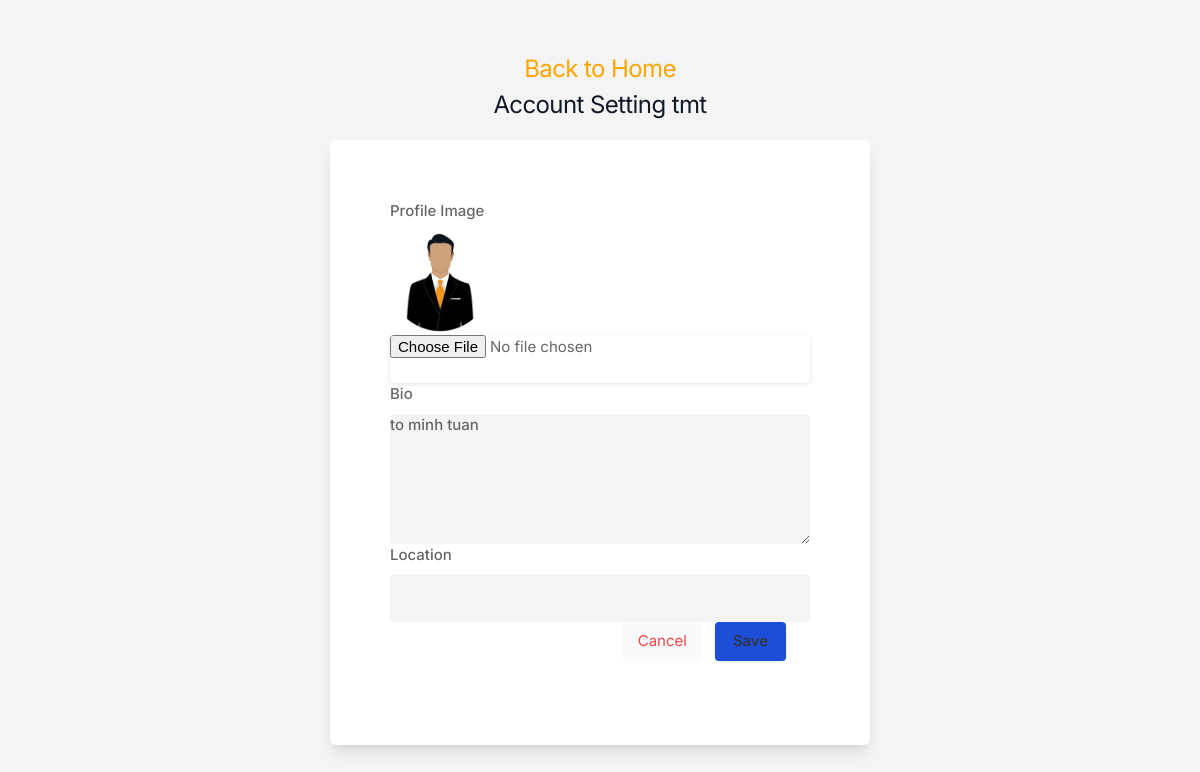
Screenshot of /settings (signed in) with the database file from the repository.
### core/models.py (models this page shows, shortened)
class Profile(models.Model):
    user = models.OneToOneField(User, on_delete=models.CASCADE)
    userId = models.IntegerField()
    userName = models.CharField(
        max_length=100, default="usernamedefaut", unique=True)
    bio = models.TextField(blank=True)
    profileimage = models.ImageField(
        upload_to="profile_images", default="defaultimg.jpg")
    location = models.CharField(max_length=100,  blank=True)
    indexes = [
        models.Index(fields=['userName', ]),
    ]

### core/views.py (the view, shortened to what this page needs)
# urls.py: path("settings", views.settings, name="settings"),
@login_required
def settings(request):
    userProfile = Profile.objects.get(user=request.user)
    return render(request, 'setting.html', {'userProfile': userProfile})

### templates/setting.html (shortened to what this page needs)
{% load static %}
<!DOCTYPE html>
<html lang="en">
  <head>
    <link rel="stylesheet" href="{% static 'assets/css/icons.css' %}" />
    <link rel="stylesheet" href="{% static 'assets/css/uikit.css' %}" />
    <link rel="stylesheet" href="{% static 'assets/css/style.css' %}" />
    <link rel="stylesheet" href="{% static 'assets/css/tailwind.css' %}" />
  </head>
  <body>
    <div
      style="
        margin: 0 auto;
        align-items: center;
        display: flex;
        justify-content: center;
        flex-direction: column;
      "
      class="container"
    >
      <h1
        style="color: orange; text-align: left"
        class="text-2xl leading-none text-gray-900 tracking-tight mt-3"
      >
        <a href="/" style="text-align: left">Back to Home</a>
      </h1>
      <h1 class="text-2xl leading-none text-gray-900 tracking-tight mt-3">
        Account Setting {{user.username}}
      </h1>
      <br />
      <div style="width: 60%">
        <form action="" method="POST" enctype="multipart/form-data">
          <div class="">
            <div class="bg-white rounded-md lg:shadow-lg shadow" style="padding: 60px 60px">
              <div class="">
                <div class="col-span-2">
                  <label for=""> Profile Image</label>
                  <img
                    width="100px"
                    height="100px"
                    src="{{userProfile.profileimage.url}}"
                    alt=""
                  />
                  <input type="file" name="image" />
                </div>
                <div class="col-span-2">
                  <label for="about">Bio</label>
                  <textarea
                    id="about"
                    name="bio"
                    rows="3"
                    class="shadow-none bg-gray-100"
                  >
{{userProfile.bio}}</textarea
                  >
                </div>
                <div class="col-span-2">
                  <label for=""> Location</label>
                  <input
                    name="location"
                    type="text"
                    placeholder=""
                    value="{{userProfile.location}}"
                    class="shadow-none bg-gray-100"
                  />
                </div>
              </div>
              <div class="bg-gray-10 p-6 pt-0 flex justify-end space-x-3">
                <button class="p-2 px-4 rounded bg-gray-50 text-red-500">
                  Cancel
                </button>
                <button type="submit" class="button bg-blue-700">Save</button>
              </div>
            </div>
            <br />
          </div>
        </form>
      </div>
    </div>
  </body>
</html>

### static/assets/css/style.css (style rules this page uses)
body { background-color: #f4f4f4 !important; }
button { vertical-align: middle; }
span.button, button.button { border: 2px solid; top: 0; color: #333; position: relative; padding: 8px 18px; line-height: 22px; position: relative; font-weight: 500; font-size: 15px; display: inline-block; -webkit-transition: all 0.2s ease-in-out; transition: all 0.2s ease-in-out; cursor: pointer; overflow: hidden; border: none; border-radius: 4px; -webkit-box-shadow: 0 1px 3px rgba(0, 0, 0, 0.1); box-shadow: 0 1px 3px rgba(0, 0, 0, 0.1); }
input { height: 48px; line-height: 48px; padding: 0 20px; outline: none; font-size: 15px; color: #808080; max-width: 100%; width: 100%; -webkit-box-sizing: border-box; box-sizing: border-box; display: block; font-weight: 400; opacity: 1; border-radius: 4px; border: none; -webkit-box-shadow: 0 1px 4px 0px rgba(0, 0, 0, 0.12); box-shadow: 0 1px 4px 0px rgba(0, 0, 0, 0.12); }
input[type="text"], input[type="password"], input[type="email"], input[type="number"] { height: 48px; line-height: 48px; padding: 0 20px; outline: none; font-size: 15px; color: #808080; max-width: 100%; width: 100%; -webkit-box-sizing: border-box; box-sizing: border-box; display: block; font-weight: 400; opacity: 1; border-radius: 4px; border: none; -webkit-box-shadow: 0 1px 4px 0px rgba(0, 0, 0, 0.12); box-shadow: 0 1px 4px 0px rgba(0, 0, 0, 0.12); }
textarea { height: 48px; line-height: 48px; padding: 0 20px; outline: none; font-size: 15px; color: #808080; margin: 0 0 16px 0; max-width: 100%; width: 100%; -webkit-box-sizing: border-box; box-sizing: border-box; display: block; background-color: #fff; font-weight: 500; opacity: 1; border-radius: 4px; border: none; -webkit-box-shadow: 0 1px 4px 0px rgba(0, 0, 0, 0.12); box-shadow: 0 1px 4px 0px rgba(0, 0, 0, 0.12); }
input { -webkit-transition: all 0.1s ease-in-out; transition: all 0.1s ease-in-out; }
::placeholder { color: #808080; opacity: 1; }
textarea { height: auto; line-height: 27px; padding: 20px; min-height: 130px; -webkit-transition: none !important; transition: none !important; min-width: 100%; }
label, legend { display: block; font-weight: bold; font-size: 15px; font-weight: 500; margin-bottom: 8px; }
button { border: none; margin: 0; padding: 0; width: auto; overflow: visible; background: transparent; color: inherit; font: inherit; line-height: normal; cursor: pointer; }
a { -webkit-transition: 0.3s; transition: 0.3s; outline: none !important; }
button { outline: none !important; }
img { max-width: 100%; }
body { color: #666; font-size: 15px; line-height: 27px; background-color: #f0f2f5; font-family: "Inter", sans-serif; text-transform: none; }
h1, h2, h3, h4, h5, h6 { font-family: "Inter", sans-serif; text-transform: none; }
input[type="text"], input[type="password"], input[type="email"] { font-family: "Inter", sans-serif; text-transform: none; }
textarea, select { font-family: "Inter", sans-serif; text-transform: none; }
button, body .pac-container { font-family: "Inter", sans-serif; text-transform: none; }
h1, h2, h3, h4, h5, h6 { color: #333; font-weight: 500; margin: 0; padding: 0; }
h1 { font-size: 32px; }
@media (min-width: 1024px) { .container { max-width: 900px !important; padding-top: 45px; } }
.shadow-none { -webkit-box-shadow: none !important; box-shadow: none !important; }

### rows the page displays
Profile: profileimage (picture), bio "to minh tuan"

### other values shown
{{ user.username }} "tmt"
